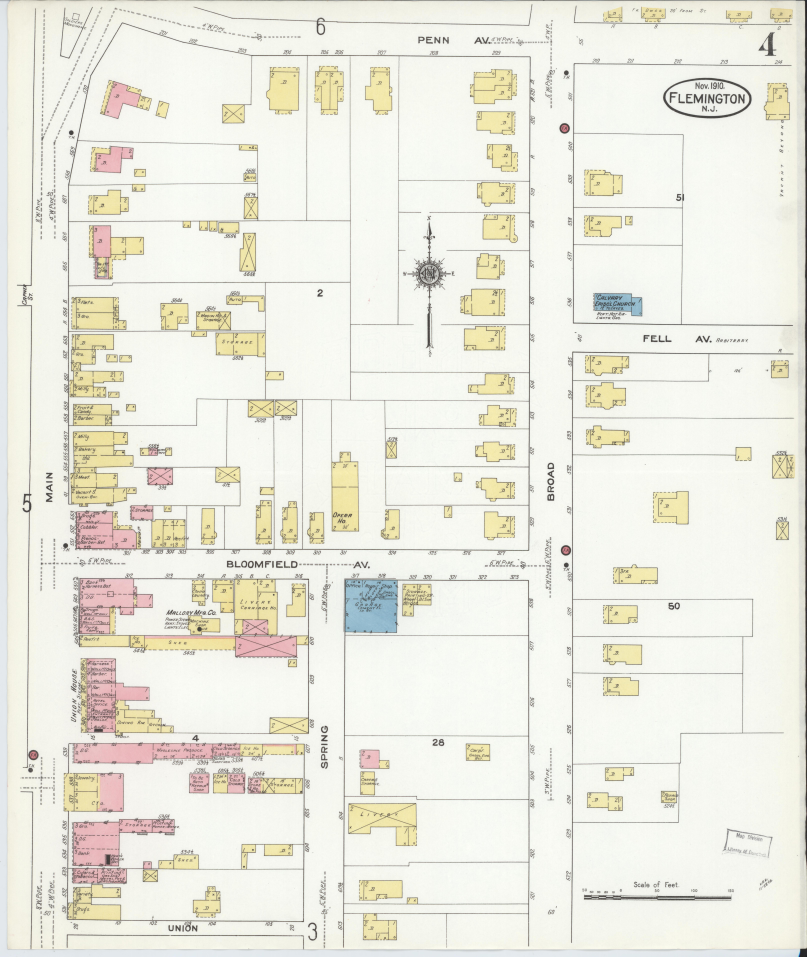
#> input picture assets/maps/flemington-1910-sanborn-sheet-04.jpg, 6450 x 7650 px, given in place of scuffed_cement.jpg, which was not available (shown at 1/8 size)
$ python prepare_county_offices_textures.py ../assets/maps/flemington-1910-sanborn-sheet-04.jpg
#> lines starting #> are read from the running program, lines starting #| are printed output that depends on the picture
#> further down, cement is the input picture: PIL image 6450x7650 RGB; mean R, G, B 236.6, 235.7, 225.1
"""
prepare_county_offices_textures.py - textures for the County Offices / Hall of Records (69-71 Main St).

Usage:  python tools/prepare_county_offices_textures.py <folder with scuffed_cement.jpg>
        (the Poly Haven 1K Diffuse JPG, scuffed_cement_diff_1k.jpg, renamed to <id>.jpg)
Output: assets/textures/county-offices/*.jpg (1024 x 1024, quality 85)

All sources are CC0 from https://polyhaven.com (see SOURCES.md). The untinted new source is
kept as <id>.jpg; coloured versions are named for their use. Re-tinted copies of textures
already in the project are made from assets/textures/polyhaven/.
Unchanged reuse (not copied): polyhaven/red_brick.jpg, polyhaven/trim_paint_cream.jpg
(shutters), courthouse/rock_wall_08.jpg (foundation).
"""
import sys
from pathlib import Path
from PIL import Image, ImageOps, ImageStat

SRC = Path(sys.argv[1])
ROOT = Path(__file__).resolve().parent.parent
PH = ROOT / "assets" / "textures" / "polyhaven"
OUT = ROOT / "assets" / "textures" / "county-offices"
OUT.mkdir(parents=True, exist_ok=True)


def tint(image, color, contrast=1.0):
    """Keep the texture's light/dark variation but give it a new paint colour (as prepare_textures.py)."""
    grey = ImageOps.grayscale(image)
    mean = sum(i * n for i, n in enumerate(grey.histogram())) / (grey.width * grey.height)
    r, g, b = (int(color[i:i + 2], 16) for i in (1, 3, 5))
    def channel(c):
        return grey.point(lambda v: max(0, min(255, int(c * (1 + (v / mean - 1) * contrast)))))
    return Image.merge("RGB", (channel(r), channel(g), channel(b)))


def shift(image, color):
    """Scale each channel so the average becomes `color`; keeps the material's own colour variation."""
#> called with color = '#cdbfa2'
    means = ImageStat.Stat(image).mean
#> means = [236.6, 235.7, 225.1]
    target = [int(color[i:i + 2], 16) for i in (1, 3, 5)]
    bands = [b.point(lambda v, k=t / m: max(0, min(255, int(v * k))))
             for b, m, t in zip(image.split(), means, target)]
#> bands = 3 items
    return Image.merge("RGB", bands)
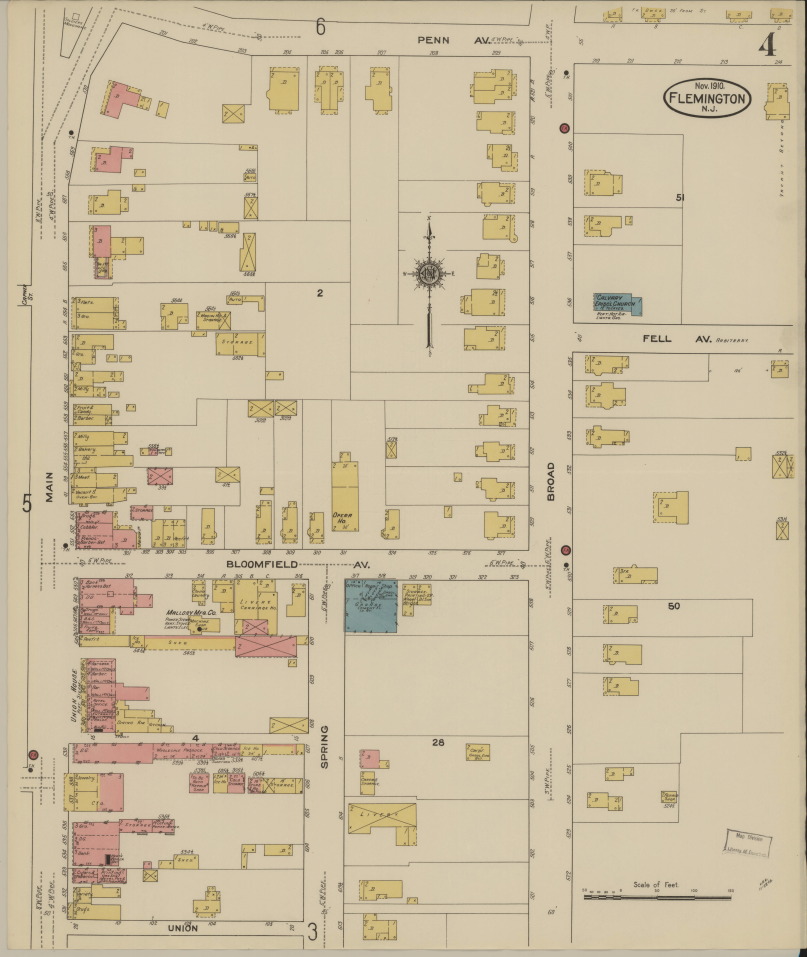
#> returned value: PIL image 6450x7650 RGB (shown at 1/8 size); mean R, G, B 204.5, 190.5, 161.5


# New: Scuffed Cement (1.62 m real size) - fine-grained, no joints; shifted to pale buff
# sandstone (spec #CDBFA2) for the string course, sills, keystones, oculus ring, panel, stoops.
cement = Image.open(SRC / "scuffed_cement.jpg").convert("RGB")
cement.save(OUT / "scuffed_cement.jpg", quality=85)
shift(cement, "#cdbfa2").save(OUT / "stone_buff.jpg", quality=85)

# Cornice, brackets, window frames: light warm grey "stone drab" paint (spec #BDB4A0).
tint(Image.open(PH / "trim_paint_cream.jpg").convert("RGB"), "#bdb4a0", 1.0).save(
    OUT / "trim_paint_drab.jpg", quality=85)
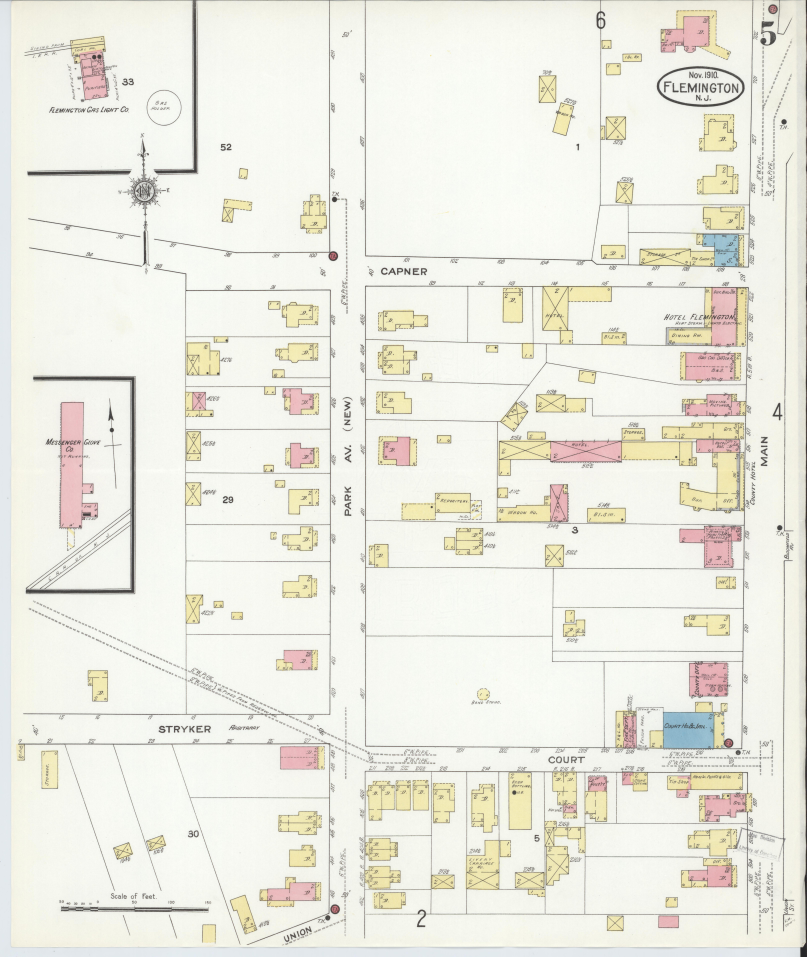
#> input picture assets/maps/flemington-1910-sanborn-sheet-05.jpg, 6450 x 7650 px, given in place of trim_paint_cream.jpg, which was not available (shown at 1/8 size)
#> in tint, `grey = ImageOps.grayscale(image)`:
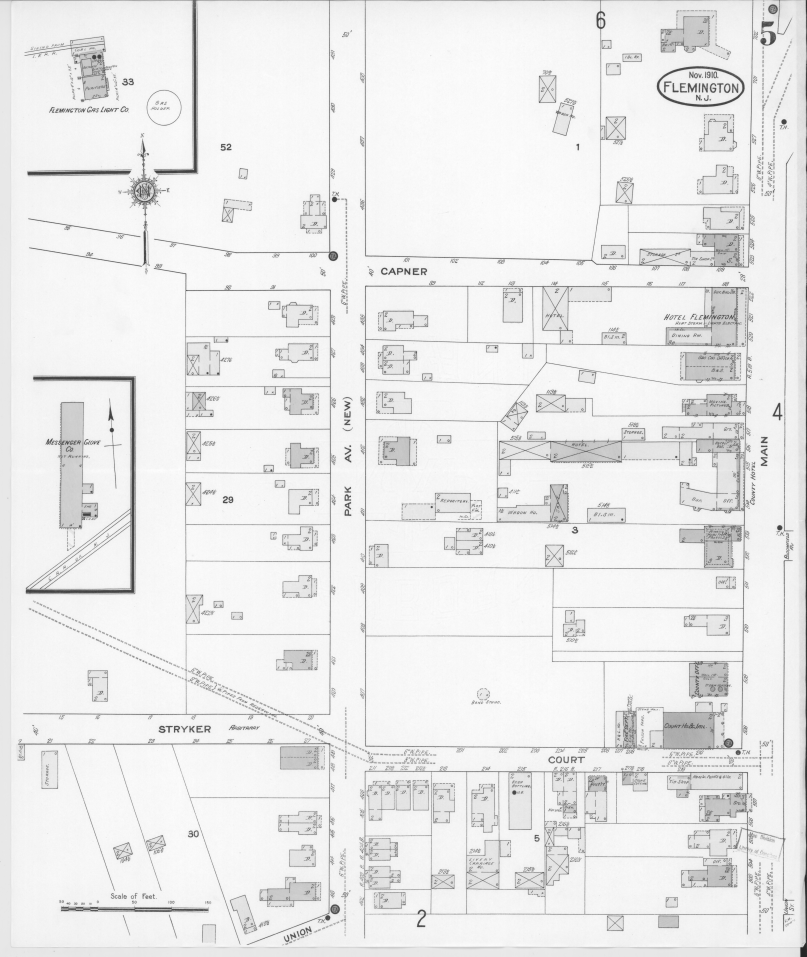
#> grey: PIL image 6450x7650 L (shown at 1/8 size); min 14, max 255, mean 235.2
#> in tint, image is the input picture: PIL image 6450x7650 RGB; mean R, G, B 236.9, 236, 226.2
#> in tint, `mean = sum(i * n for i, n in enumerate(grey.histogram())) / (grey.widt..`: mean = 235.2
#> in channel, `return grey.point(lambda v: max(0, min(255, int(c * (1 + (v / mean - 1..`:
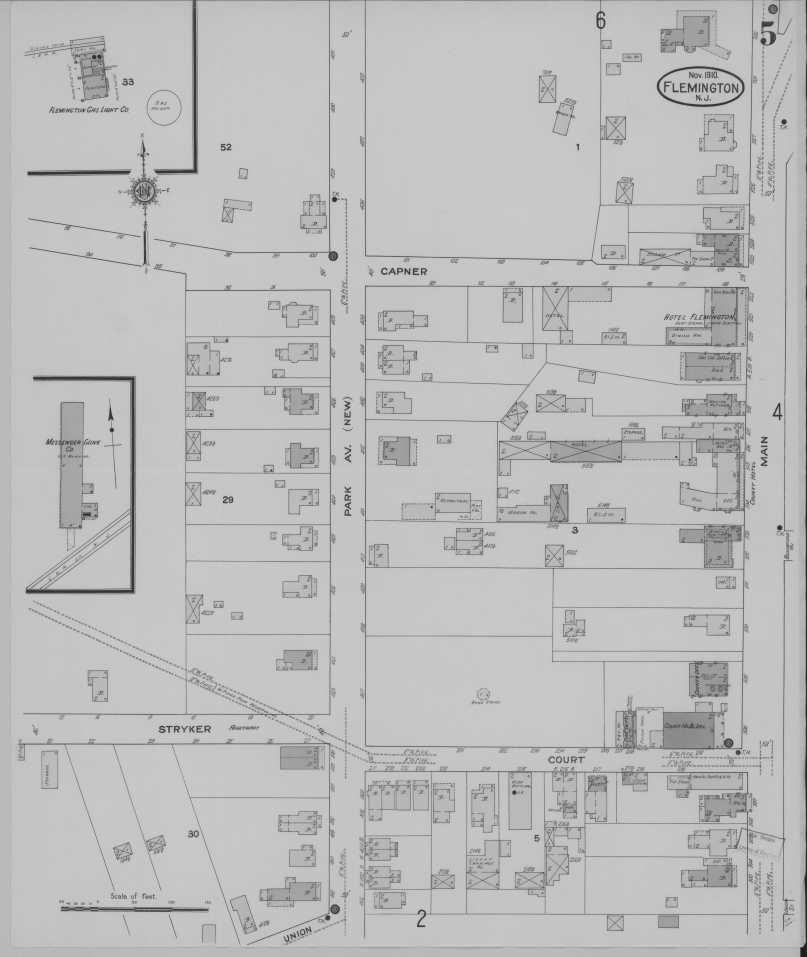
#> returned value: PIL image 6450x7650 L (shown at 1/8 size); min 11, max 204, mean 188.5
#> call 3 of channel, with c = 160
#> in channel (call 3), `return grey.point(lambda v: max(0, min(255, int(c * (1 + (v / mean - 1..`:
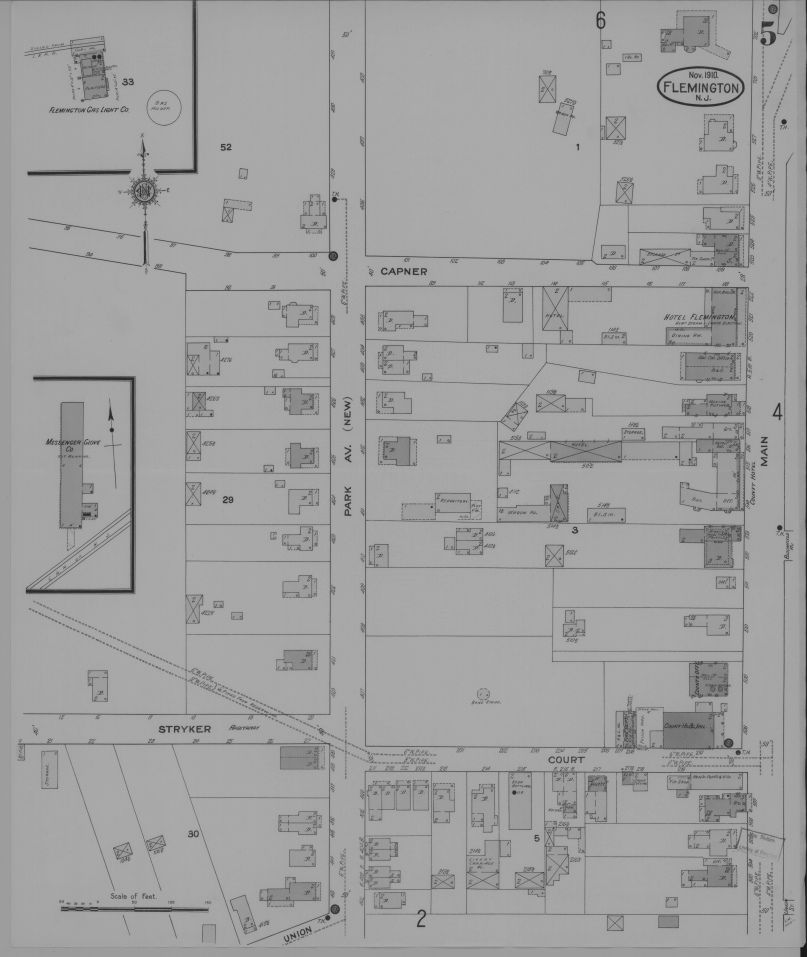
#> returned value: PIL image 6450x7650 L (shown at 1/8 size); min 9, max 173, mean 159.5
#> (the run stopped early here; a loop or call above may not have finished)
